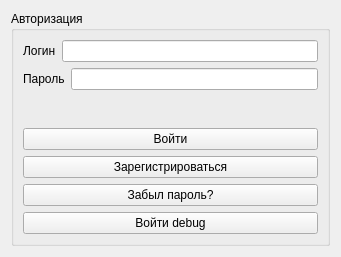
<?xml version="1.0" encoding="UTF-8"?>
<ui version="4.0">
 <class>Form</class>
 <widget class="QWidget" name="Form">
  <property name="geometry">
   <rect>
    <x>0</x>
    <y>0</y>
    <width>341</width>
    <height>257</height>
   </rect>
  </property>
  <property name="windowTitle">
   <string>Form</string>
  </property>
  <layout class="QHBoxLayout" name="horizontalLayout_3">
   <item>
    <widget class="QGroupBox" name="groupBox">
     <property name="title">
      <string>Авторизация</string>
     </property>
     <layout class="QVBoxLayout" name="verticalLayout_2">
      <item>
       <layout class="QVBoxLayout" name="verticalLayout">
        <item>
         <layout class="QHBoxLayout" name="horizontalLayout">
          <item>
           <widget class="QLabel" name="label">
            <property name="text">
             <string>Логин</string>
            </property>
           </widget>
          </item>
          <item>
           <widget class="QLineEdit" name="login"/>
          </item>
         </layout>
        </item>
        <item>
         <layout class="QHBoxLayout" name="horizontalLayout_2">
          <item>
           <widget class="QLabel" name="label_2">
            <property name="text">
             <string>Пароль</string>
            </property>
           </widget>
          </item>
          <item>
           <widget class="QLineEdit" name="pass"/>
          </item>
         </layout>
        </item>
       </layout>
      </item>
      <item>
       <spacer name="verticalSpacer">
        <property name="orientation">
         <enum>Qt::Orientation::Vertical</enum>
        </property>
        <property name="sizeHint" stdset="0">
         <size>
          <width>20</width>
          <height>40</height>
         </size>
        </property>
       </spacer>
      </item>
      <item>
       <layout class="QVBoxLayout" name="verticalLayout_5">
        <item>
         <widget class="QPushButton" name="login_btn">
          <property name="text">
           <string>Войти</string>
          </property>
         </widget>
        </item>
        <item>
         <widget class="QPushButton" name="register_btn">
          <property name="text">
           <string>Зарегистрироваться</string>
          </property>
         </widget>
        </item>
        <item>
         <widget class="QPushButton" name="mail_btn">
          <property name="text">
           <string>Забыл пароль?</string>
          </property>
         </widget>
        </item>
        <item>
         <widget class="QPushButton" name="pushButton_4">
          <property name="text">
           <string>Войти debug</string>
          </property>
         </widget>
        </item>
       </layout>
      </item>
     </layout>
    </widget>
   </item>
  </layout>
 </widget>
 <resources/>
 <connections/>
</ui>
